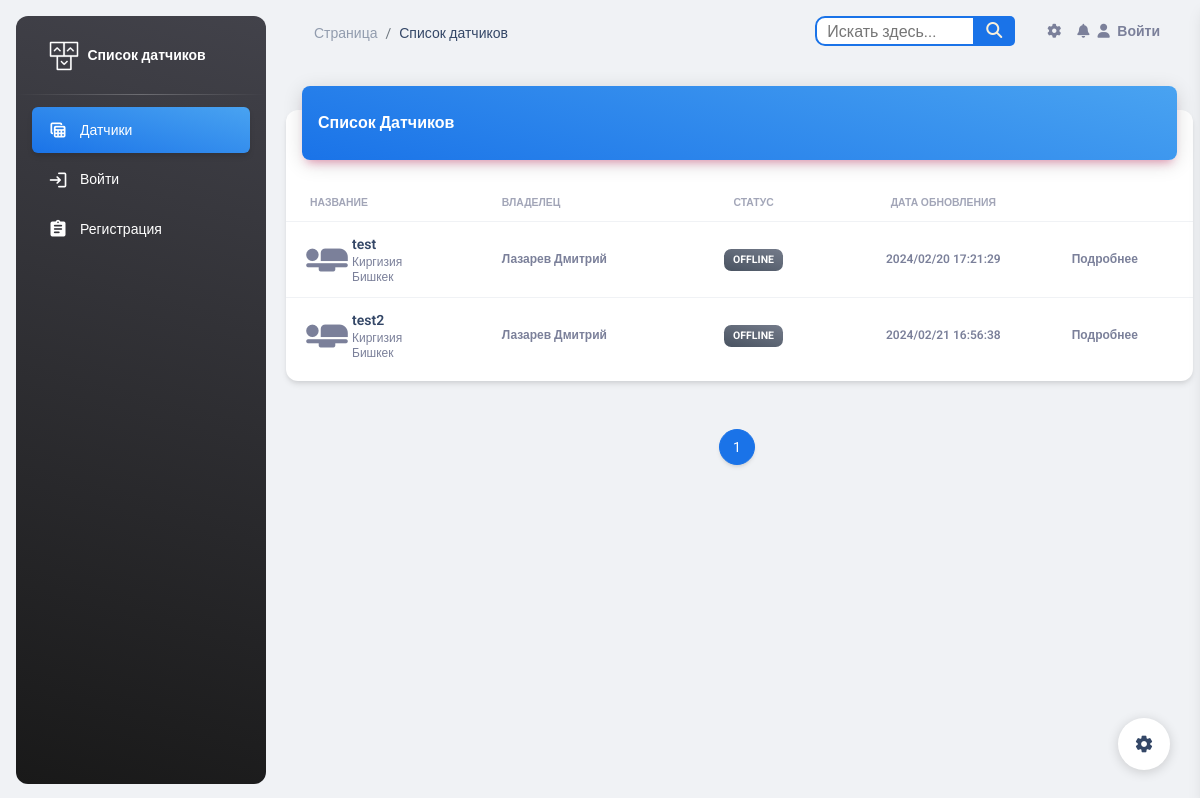
The page / on the database its author committed.
### esp_sensor/models.py (models this page shows, shortened)
class Sensor(models.Model):
    id = models.AutoField(primary_key=True)
    name = models.CharField('Имя датчика', max_length=100, unique=True)
    slug = models.SlugField(max_length=255, unique=True, db_index=True, verbose_name="URL")
    description = models.TextField('Описание', blank=True)
    owner = models.CharField("Владелец", max_length=100, blank=True)
    date_added = models.DateTimeField('Дата добавления', default=timezone.now)
    country = models.ManyToManyField(Country, blank=True, verbose_name='Страна')
    city = models.ManyToManyField(City, blank=True, verbose_name='Город')
    inclusions = models.IntegerField("Количество включений", default=0)
    power = models.IntegerField(default=0,
                                blank=True,
                                verbose_name='Мощность',
                                validators=[MinValueValidator(0), MaxValueValidator(100)])
    watt = models.IntegerField("Измерение мощности", default=0)
    volt = models.IntegerField("Электрическое напряжение", default=0)
    work = models.BooleanField('Онлайн', default=True)
    class Meta:
        verbose_name = 'Датчик'
        verbose_name_plural = 'Датчики'

class Country(models.Model):
    id = models.AutoField(primary_key=True)
    name = models.CharField("Название", max_length=100)
    class Meta:
        verbose_name = 'Страна'
        verbose_name_plural = 'Страны'

class City(models.Model):
    id = models.AutoField(primary_key=True)
    country = models.ManyToManyField(Country, blank=True, verbose_name='Страна')
    name = models.CharField("Название", max_length=100)
    class Meta:
        verbose_name = 'Город'
        verbose_name_plural = 'Города'

### esp_sensor/views.py (the view)
# urls.py: path('', SensorListView.as_view(), name='sensor_list'),
class SensorListView(ListView):
    model = Sensor
    template_name = 'sensor/sensor_list.html'
    context_object_name = 'sensors'
    paginate_by = 6

### templates/sensor/sensor_list.html (shortened to what this page needs)
{% load static %}
{% include 'base.html' %}
<body class="g-sidenav-show  bg-gray-200">
<aside class="sidenav navbar navbar-vertical navbar-expand-xs border-0 border-radius-xl my-3 fixed-start ms-3   bg-gradient-dark"
       id="sidenav-main">
    <div class="sidenav-header">
        <a class="navbar-brand m-0" href="{% url 'sensor_list' %}">
            <img src="{% static 'img/logo-ct.png' %}" class="navbar-brand-img h-100" alt="main_logo">
            <span class="ms-1 font-weight-bold text-white">Список датчиков</span>
        </a>
    </div>
    <hr class="horizontal light mt-0 mb-2">
    <div class="collapse navbar-collapse  w-auto " id="sidenav-collapse-main">
        <ul class="navbar-nav">
            <li class="nav-item">
                <a class="nav-link text-white active bg-gradient-info" href="{% url 'sensor_list' %}">
                    <div class="text-white text-center me-2 d-flex align-items-center justify-content-center">
                        <i class="material-icons opacity-10">table_view</i>
                    </div>
                    <span class="nav-link-text ms-1">Датчики</span>
                </a>
            </li>
            {% if user.is_authenticated %}
                <li class="nav-item mt-3">
                    <h6 class="ps-4 ms-2 text-uppercase text-xs text-white font-weight-bolder opacity-8">Страницы
                        аккаунта</h6>
                </li>
                <li class="nav-item">
                    <a class="nav-link text-white ">
                        <div class="text-white text-center me-2 d-flex align-items-center justify-content-center">
                            <i class="material-icons opacity-10">person</i>
                        </div>
                        <span class="nav-link-text ms-1">{{ user.username }}</span>
                    </a>
                </li>
                <li class="nav-item">
                    <a class="nav-link text-white " href="{% url 'profiles:profile_detail' user.profile.slug %}">
                        <div class="text-white text-center me-2 d-flex align-items-center justify-content-center">
                            <i class="material-icons opacity-10">person_add</i>
                        </div>
                        <span class="nav-link-text ms-1">Профиль</span>
                    </a>
                </li>
                <li class="nav-item">
                    <a class="nav-link text-white " href='{% url 'logout' %}'>
                        <div class="text-white text-center me-2 d-flex align-items-center justify-content-center">
                            <i class="material-icons opacity-10">login</i>
                        </div>
                        <span class="nav-link-text ms-1">Выйти</span>
                    </a>
                </li>
            {% else %}
                <li class="nav-item">
                    <a class="nav-link text-white " href='{% url 'login' %}'>
                        <div class="text-white text-center me-2 d-flex align-items-center justify-content-center">
                            <i class="material-icons opacity-10">login</i>
                        </div>
                        <span class="nav-link-text ms-1">Войти</span>
                    </a>
                </li>
                <li class="nav-item">
                    <a class="nav-link text-white " href="{% url 'register' %}">
                        <div class="text-white text-center me-2 d-flex align-items-center justify-content-center">
                            <i class="material-icons opacity-10">assignment</i>
                        </div>
                        <span class="nav-link-text ms-1">Регистрация</span>
                    </a>
                </li>
            {% endif %}
        </ul>
    </div>
</aside>
<main class="main-content position-relative max-height-vh-100 h-100 border-radius-lg ">
    <nav class="navbar navbar-main navbar-expand-lg px-0 mx-4 shadow-none border-radius-xl" id="navbarBlur"
         data-scroll="true">
        <div class="container-fluid py-1 px-3">
            <nav aria-label="breadcrumb">
                <ol class="breadcrumb bg-transparent mb-0 pb-0 pt-1 px-0 me-sm-6 me-5">
                    <li class="breadcrumb-item text-sm"><a class="opacity-5 text-dark" href="{% url 'sensor_list' %}">Страница</a>
                    <li class="breadcrumb-item text-sm text-dark active" aria-current="page">Список датчиков</li>
                </ol>
            </nav>
            {% include 'include/navbar.html' %}
        </div>
    </nav>
    <div class="container-fluid py-4">
        <div class="row">
            <div class="col-12">
                <div class="card my-4">
                    <div class="card-header p-0 position-relative mt-n4 mx-3 z-index-2">
                        <div class="bg-gradient-info shadow-primary border-radius-lg pt-4 pb-3">
                            <h6 class="text-white text-capitalize ps-3">Список датчиков</h6>
                        </div>
                    </div>
                    <div class="card-body px-0 pb-2">
                        <div class="table-responsive p-0">
                            <table class="table align-items-center mb-0">
                                <thead>
                                <tr>
                                    <th class="text-uppercase text-secondary text-xxs font-weight-bolder opacity-7">
                                        Название
                                    </th>
                                    <th class="text-uppercase text-secondary text-xxs font-weight-bolder opacity-7 ps-2">
                                        Владелец
                                    </th>
                                    <th class="text-center text-uppercase text-secondary text-xxs font-weight-bolder opacity-7">
                                        Статус
                                    </th>
                                    <th class="text-center text-uppercase text-secondary text-xxs font-weight-bolder opacity-7">
                                        Дата обновления
                                    </th>
                                    <th class="text-secondary opacity-7"></th>
                                </tr>
                                </thead>
                                <tbody>
                                {% for sensor in sensors %}
                                    <tr>
                                        <td>
                                            <div class="d-flex px-2 py-1">
                                                <div>
                                                    <i class="material-icons"
                                                       style="font-size: 50px;">airline_seat_flat</i>
                                                </div>
                                                <div class="d-flex flex-column justify-content-center">
                                                    <h6 class="mb-0 text-sm">{{ sensor.name }}</h6>
                                                    {% for country in sensor.country.all %}
                                                        <p class="text-xs text-secondary mb-0">{{ country.name }}</p>
                                                    {% endfor %}
                                                    {% for city in sensor.city.all %}
                                                        <p class="text-xs text-secondary mb-0">{{ city.name }}</p>
                                                    {% endfor %}
                                                </div>
                                            </div>
                                        </td>
                                        <td>
                                            <p class="text-xs font-weight-bold mb-0">{{ sensor.owner }}</p>
                                        </td>
                                        <td class="align-middle text-center text-sm">
                                            {% if sensor.work %}
                                                <span class="badge badge-sm bg-gradient-success">Online</span>
                                            {% else %}
                                                <span class="badge badge-sm bg-gradient-secondary">Offline</span>
                                            {% endif %}
                                        </td>
                                        <td class="align-middle text-center">
                                            <span class="text-secondary text-xs font-weight-bold">{{ sensor.date_added | date:"Y/m/d H:i:s" }}</span>
                                        </td>
                                        <td class="align-middle">
                                            <a href="{% url 'sensor_detail' sensor.pk %}"
                                               class="text-secondary font-weight-bold text-xs"
                                               data-toggle="tooltip" data-original-title="Edit user">
                                                Подробнее
                                            </a>
                                        </td>
                                    </tr>
                                {% endfor %}
                                </tbody>
                            </table>
                        </div>
                    </div>
                </div>
            </div>
        </div>
    </div>
    <div>
        <nav aria-label="Page navigation example">
            <ul class="pagination justify-content-center">
                {% for p in paginator.page_range %}
                    {% if page_obj.number == p %}
                        <li class="page-item active"><span class="page-link" style="color:#ffffff;">{{ p }}</span></li>
                    {% else %}
                        <li class="page-item"><a class="page-link" href="?q={{ query }}&page={{ p }}">{{ p }}</a>
                        </li>
                    {% endif %}
                {% endfor %}
            </ul>
        </nav>
    </div>
</main>
{% include 'include/setting.html' %}
</body>

### rows shown on the page
Sensor: name "test", owner "Лазарев Дмитрий", work "OFFLINE", date_added "2024/02/20 17:21:29"
Country: name "Киргизия"
City: name "Бишкек"
Sensor: name "test2", owner "Лазарев Дмитрий", work "OFFLINE", date_added "2024/02/21 16:56:38"

### other values the page prints
{{ p }} "1"
